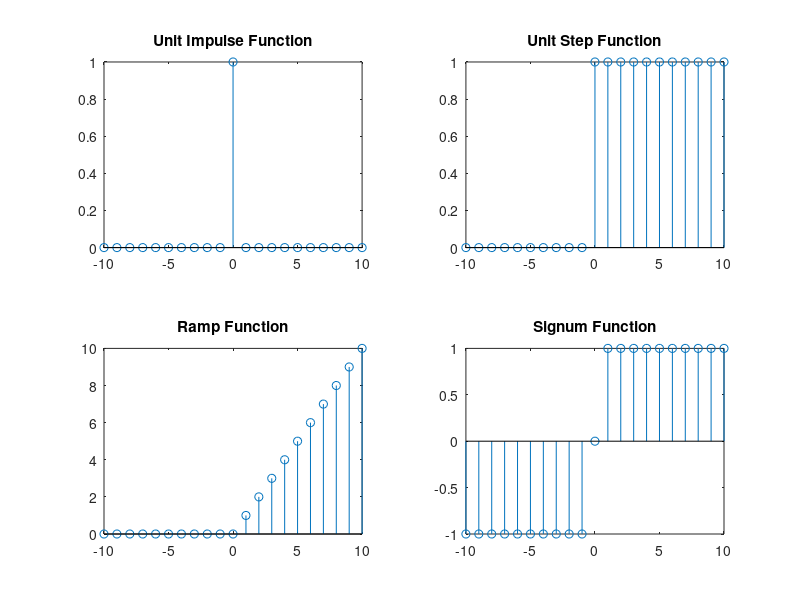
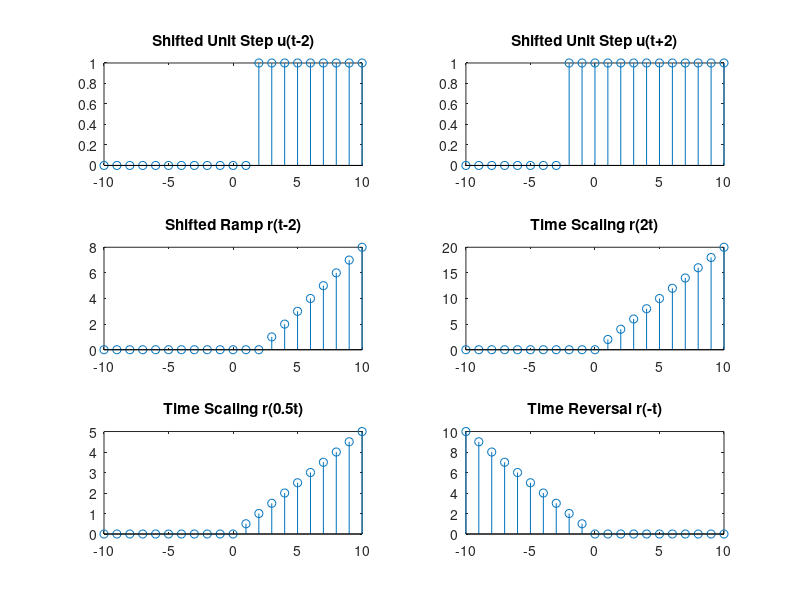

Write MATLAB code to recreate these figures, in order.
clc;
clear;
close all;

t = -10:10;

% Impulse function
impulse = zeros(size(t));
impulse(t == 0) = 1;

% Unit Step function
ustep = zeros(size(t));
ustep(t >= 0) = 1;

% Ramp function
r = t .* ustep;

% Signum function
s = sign(t);


figure(1);

subplot(2,2,1);
stem(t,impulse);
title("Unit Impulse Function");

subplot(2,2,2);
stem(t,ustep);
title("Unit Step Function");

subplot(2,2,3);
stem(t,r);
title("Ramp Function");

subplot(2,2,4);
stem(t,s);
title("Signum Function");


% Time Shifting

shift = 2;

% u(t-2)
ushift = zeros(size(t));
ushift(t >= shift) = 1;

% u(t+2)
ushift1 = zeros(size(t));
ushift1(t >= -shift) = 1;

% r(t-2)
rshifted = (t-shift) .* ushift;


% Time Scaling

r2t = (2*t) .* (2*t >= 0);

r05t = (0.5*t) .* (0.5*t >= 0);


% Time Reversal

r_mt = (-t) .* (-t >= 0);


figure(2);

subplot(3,2,1);
stem(t,ushift);
title("Shifted Unit Step u(t-2)");

subplot(3,2,2);
stem(t,ushift1);
title("Shifted Unit Step u(t+2)");

subplot(3,2,3);
stem(t,rshifted);
title("Shifted Ramp r(t-2)");

subplot(3,2,4);
stem(t,r2t);
title("Time Scaling r(2t)");

subplot(3,2,5);
stem(t,r05t);
title("Time Scaling r(0.5t)");

subplot(3,2,6);
stem(t,r_mt);
title("Time Reversal r(-t)");
